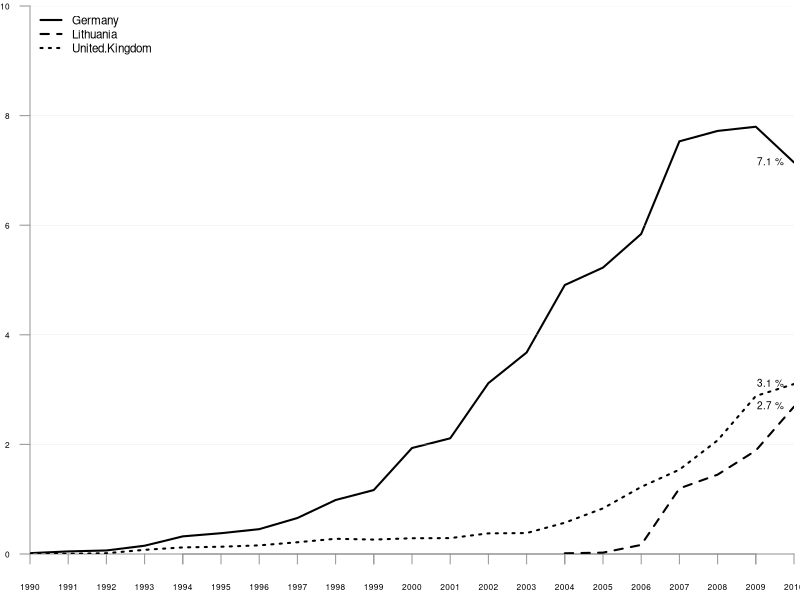

The R script that drew this image:
####################
#
#	Title: Wind power share of total generation (%)
#	Source: Eurostat (nrg_113a, nrg_105a)
#	Notes: Onshore and offshore wind turbines. Sum of main activity producers and autoproducers
#
####################

finalconsumption = read.csv("eurostat-nrg_105a_consumption-final-GWh.csv")
totalproduction = read.csv("eurostat-nrg_105a_production-total-GWh.csv")
production = read.csv("eurostat-nrg_1072_production-wind-GWh.csv")

pdf(file="figure_generation-share2.pdf", height=3, width=5)

par(mar=c(2,1.2,0,0)+.3, yaxs='i', xaxs='i')
plot(production$Germany/finalconsumption$Germany*100, type="l", ylim=range(0,10), axes=F, ann=T, xlab="", ylab="", cex.lab=0.8, lwd=2)
abline(h=c(0,2,4,6,8,10), col="#D9D9D9", lwd=0.3)
axis(1, lab=F, col="#989898") #disable labels on x-axis
axis(1, at=1:21, lab=production$X, cex.axis=0.5, col="#989898")
axis(2, las=1, cex.axis=0.5, col="#989898")
#box()
lines(x=c(15:21),y=production$Lithuania[15:21]/finalconsumption$Lithuania[15:21]*100, type="l", lty=2, lwd=2)
lines(production$United.Kingdom/finalconsumption$United.Kingdom*100, type="l", lty=3, lwd=2)

# Adds %-label to last observation
text(21, production$Germany[21]/finalconsumption$Germany[21]*100, paste(format(production$Germany[21]/finalconsumption$Germany[21]*100,digits=2,nsmall=1),"%"), cex=0.6, pos=2)
text(21, production$Lithuania[21]/finalconsumption$Lithuania[21]*100, paste(format(production$Lithuania[21]/finalconsumption$Lithuania[21]*100,digits=2,nsmall=1),"%"), cex=0.6, pos=2)
text(21, production$United.Kingdom[21]/finalconsumption$United.Kingdom[21]*100, paste(format(production$United.Kingdom[21]/finalconsumption$United.Kingdom[21]*100,digits=2,nsmall=1),"%"), cex=0.6, pos=2)

#title(main="Wind power share of final consumption (%)")
#mtext("1990-2010");
legend("topleft", names(production[-1]), cex=0.7, lty=1:3, lwd=2, bty="n")

dev.off()
